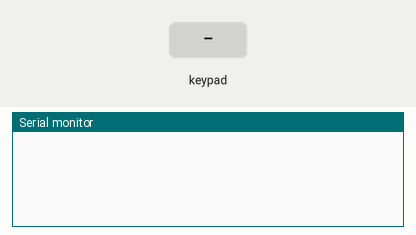
Recording of a sketch running on a simulated Arduino Uno, built with avr-gcc and run on an emulated ATmega328P. Shown: the last lines printed to the serial monitor. The inputs (shaded band) are chosen by the test bench.

Above: at 1.3 s.
1.4 s: key '0' pressed
At 2.6 s:
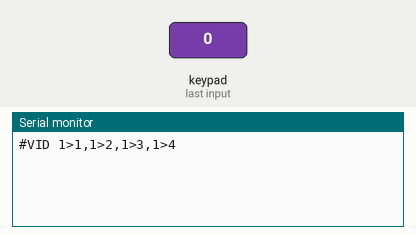
2.9 s: keypad keys 5 4 3 2 A pressed 0.4 s apart
At 5.5 s:
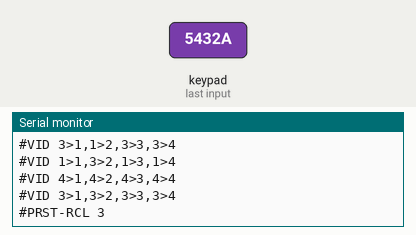
6.4 s: key '1' pressed
At 6.7 s:
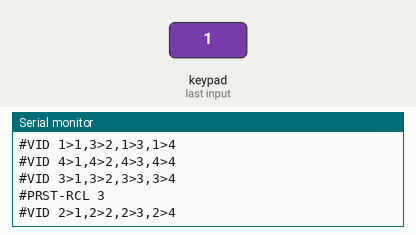
7.9 s: keypad keys 5 4 3 2 D pressed 0.4 s apart
At 10.4 s:
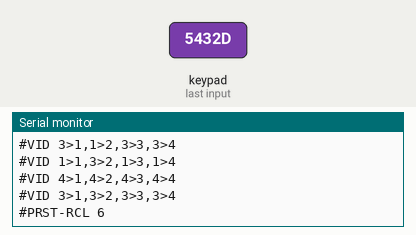
Timing chart, 0 to 11.9 s (numbered marks = the images above; inputs shaded):
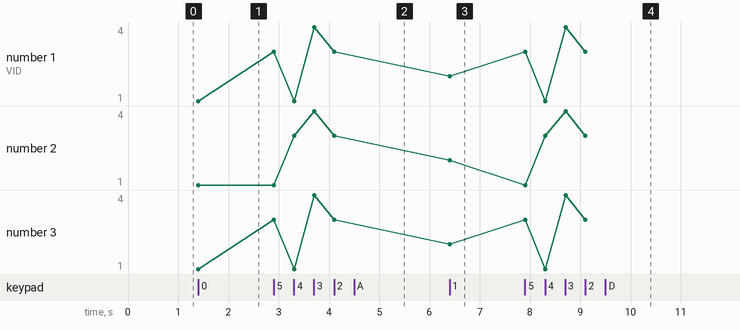

Measured:
- after the input at 1.4 s, the serial monitor: prints a new line at once (image 1)
- after the input at 2.9 s, the serial monitor: prints a new line at once (image 2)
- after the input at 6.4 s, the serial monitor: prints a new line at once (image 3)
- after the input at 7.9 s, the serial monitor: prints a new line at once (image 4)

The sketch:

sketch_may13b.ino
```cpp
#include <SoftwareSerial.h>
#include <Keypad.h>

//This next bit converts the keypad inputs into an array of chars for 1-G (single char only)
const byte ROWS = 4;
const byte COLS = 4;

//This assigns each key to a unique identifier, done this way so the buttons can be easily rotated, swapped ect.
/*int hexaKeys[ROWS][COLS] = {
  {1, 2, 3, 4},
  {5, 6, 7, 8},
  {9, 10, 11, 12},
  {13, 14, 15, 16}
};*/

char hexaKeys[ROWS][COLS] = {
  {'0','1','2','3'},
  {'4','5','6','7'},
  {'8','9','A','B'},
  {'C','D','E','F'}
};

byte rowPins[ROWS] = {5, 4, 3, 2};
byte colPins[COLS] = {6, 7, 8, 9};

Keypad customKeypad = Keypad(makeKeymap(hexaKeys), rowPins, colPins, ROWS, COLS);

const byte rxPin = 11;
const byte txPin = 12;

// Set up a new SoftwareSerial object
SoftwareSerial mySerial (rxPin, txPin);

char commands[16][64] = {
  //Top Row, Hard Coded Presets
  "#VID 1>1,1>2,1>3,1>4\r", //All into 1
  "#VID 2>1,2>2,2>3,2>4\r", // All into 2
  "#VID 3>1,3>2,3>3,3>4\r", //All into 3
  "#VID 4>1,4>2,4>3,4>4\r", // All into 4

  //2nd Row More Customs
  "#VID 1>1,3>2,1>3,1>4\r",
  "#VID 3>1,1>2,3>3,3>4\r",
  "#VID 0>1,0>2,0>3,0>4\r", //Blank
  "#VID 0>1,0>2,0>3,0>4\r", //Blank

  //Third Row recall presets 1-4
  "#PRST-RCL 1\r",
  "#PRST-RCL 2\r",
  "#PRST-RCL 3\r",
  "#PRST-RCL 4\r",

  //Third Row recall presets 5-8, 8 presets as maximum
  "#PRST-RCL 5\r",
  "#PRST-RCL 6\r",
  "#PRST-RCL 7\r",
  "#PRST-RCL 8\r",
};

void setup(){
  // start communication with baud rate 9600
  mySerial.begin(9600);
  Serial.begin(9600);//USB deguging output
  // wait a moment to allow serial ports to initialize
  delay(100);

}

//Standard Protocol alignment v
//mySerial.write("#VID 1>1,2>2,3>3,4>4\r");
void loop(){
  char customKey = customKeypad.getKey();
  int commandIndex = customKey - '0'; //Becuase fuck you this converts char to int
  if (commandIndex > 9) {
    commandIndex -= 7; // Because there are 7 charachters between 9 and A in ascii
  }


  //Literally just runs the command number as defined in the commands variable.
  if (customKey){
    //mySerial.write(commands[customKey]);
    Serial.println(commands[commandIndex]);
    //Serial.println(customKey);

  }
}
```
